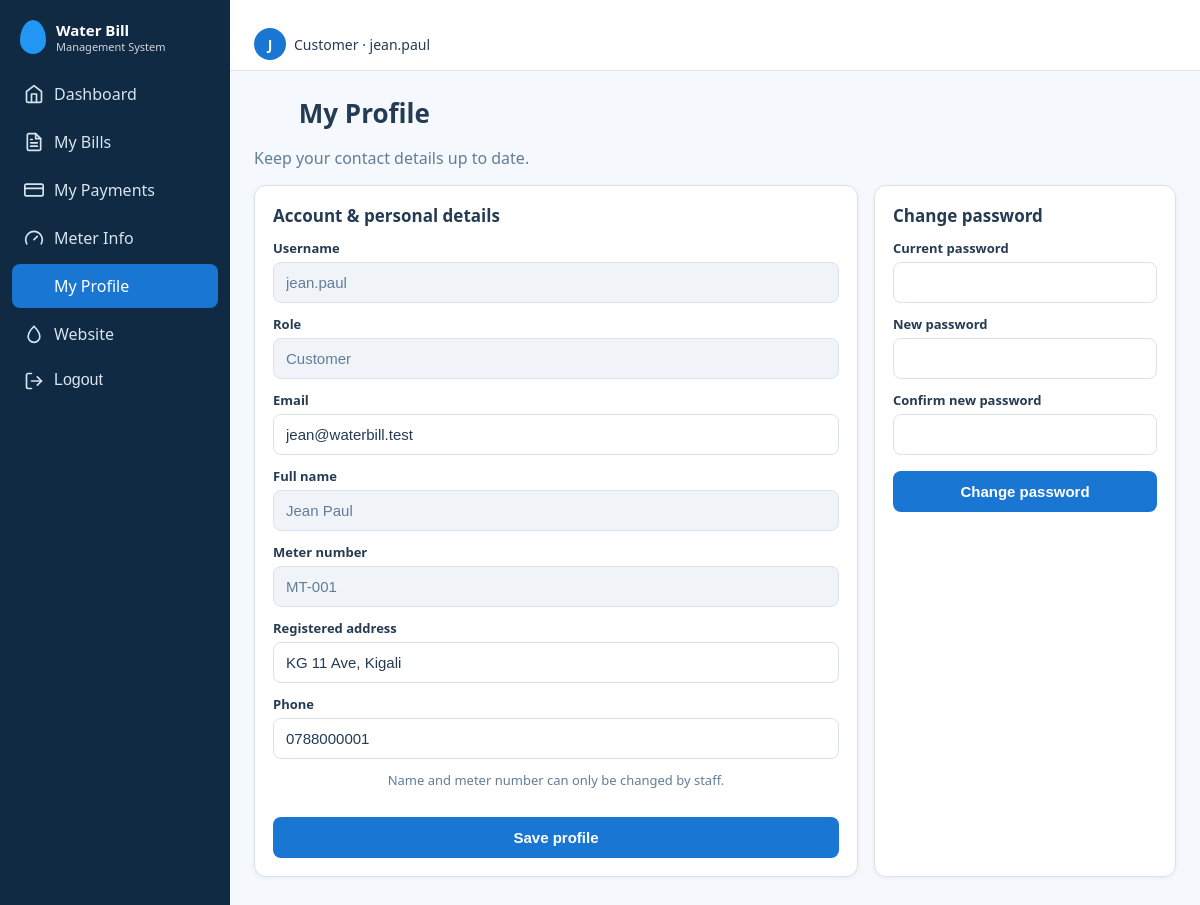
Page /index.php?r=profile (signed in) on the committed database.
### tables this page shows
CREATE TABLE users (
  user_id       INT UNSIGNED NOT NULL AUTO_INCREMENT,
  username      VARCHAR(50)  NOT NULL,
  email         VARCHAR(120) NOT NULL,
  password_hash VARCHAR(255) NOT NULL,
  role          ENUM('admin','staff','customer') NOT NULL DEFAULT 'customer',
  is_active     TINYINT(1) NOT NULL DEFAULT 1,
  created_at    TIMESTAMP NOT NULL DEFAULT CURRENT_TIMESTAMP,
  updated_at    TIMESTAMP NOT NULL DEFAULT CURRENT_TIMESTAMP ON UPDATE CURRENT_TIMESTAMP,
  PRIMARY KEY (user_id),
  UNIQUE KEY uq_users_username (username),
  UNIQUE KEY uq_users_email (email),
  KEY idx_users_role (role)
);

CREATE TABLE customers (
  customer_id INT UNSIGNED NOT NULL AUTO_INCREMENT,
  user_id     INT UNSIGNED NULL,                     
  full_name   VARCHAR(120) NOT NULL,
  meter_no    VARCHAR(30)  NOT NULL,
  address     VARCHAR(255) NOT NULL,
  phone       VARCHAR(25)  NULL,
  is_active   TINYINT(1) NOT NULL DEFAULT 1,         
  created_at  TIMESTAMP NOT NULL DEFAULT CURRENT_TIMESTAMP,
  updated_at  TIMESTAMP NOT NULL DEFAULT CURRENT_TIMESTAMP ON UPDATE CURRENT_TIMESTAMP,
  PRIMARY KEY (customer_id),
  UNIQUE KEY uq_customers_user (user_id),
  UNIQUE KEY uq_customers_meter (meter_no),
  KEY idx_customers_name (full_name)
);

### app/core/Controller.php (called while the page is built, shortened)
<?php
abstract class Controller {
    protected function view(string $__view, array $__data = []): void {
        $__layout = APP_ROOT . '/app/views/layout/' . ($__data['layout'] ?? (user() ? 'app' : 'auth')) . '.php';
        $u = user(); $title = $__data['title'] ?? 'Water Bill';
        extract($__data, EXTR_SKIP);
        require $__layout;
    }
}

### app/controllers/ProfileController.php (called while the page is built, shortened)
<?php
class ProfileController extends Controller {
    function index() { $u = $this->need('admin', 'staff', 'customer'); $this->view('profile/index', ['title' => 'My Profile', 'acct' => User::find($u['id']), 'cust' => $u['role'] === 'customer' ? Customer::byUser($u['id']) : null]); }
}

### public/index.php (called while the page is built, shortened)
<?php
require __DIR__ . '/../app/helpers/core.php';
$r = trim((string)($_GET['r'] ?? (user() ? 'dashboard/index' : 'home/index')), '/');
[$c, $a] = array_pad(explode('/', $r, 2), 2, 'index');
try {
    (new $cls)->$a();
} catch (Throwable $t) { error_log((string)$t); http_response_code(500); (new ErrorController)->failure(); }

### app/models/Setting.php (called while the page is built, shortened)
<?php
class Setting extends Model {
    private static ?array $c = null;
    static function all(): array {
        if (self::$c === null) { try { self::$c = self::q('SELECT setting_key, setting_value FROM site_settings')->fetchAll(PDO::FETCH_KEY_PAIR); } catch (Throwable $e) { self::$c = []; } }
        return self::$c + self::DEFAULTS;
    }
}

### app/config/database.php (called while the page is built)
<?php
function db(): PDO {
    static $pdo = null;
    if ($pdo) return $pdo;
    $f = __DIR__ . '/database.local.php';
    $c = is_file($f) ? require $f : ['host'=>'127.0.0.1','name'=>'water_bill_management','user'=>'root','pass'=>''];
    try {
        $pdo = new PDO("mysql:host={$c['host']};dbname={$c['name']};charset=utf8mb4", $c['user'], $c['pass'], [
            PDO::ATTR_ERRMODE => PDO::ERRMODE_EXCEPTION,
            PDO::ATTR_DEFAULT_FETCH_MODE => PDO::FETCH_ASSOC,
            PDO::ATTR_EMULATE_PREPARES => false,
        ]);
    } catch (PDOException $e) {
        error_log($e->getMessage());
        http_response_code(500);
        exit('Database connection failed. Check app/config/database.php');
    }
    return $pdo;
}

### app/core/Model.php (called while the page is built, shortened)
<?php
abstract class Model {
    public static function q(string $sql, array $p = []): PDOStatement { $s = db()->prepare($sql); $s->execute($p); return $s; }
}

### app/models/User.php (called while the page is built, shortened)
<?php
class User extends Model {
    static function find(int $id): ?array { return self::q('SELECT user_id,username,email,role,is_active FROM users WHERE user_id=?', [$id])->fetch() ?: null; }
}

### app/models/Customer.php (called while the page is built, shortened)
<?php
class Customer extends Model {
    static function byUser(int $uid): ?array { return self::q('SELECT * FROM customers WHERE user_id=?', [$uid])->fetch() ?: null; }
}

### app/views/profile/index.php (the view)
<div class="head"><div><h1><?= icon('user') ?> My Profile</h1><p class="muted">Keep your contact details up to date.</p></div></div>
<div class="grid2"><div class="panel"><h2>Account &amp; personal details</h2><form method="post" action="<?= url('profile/save') ?>" data-validate><?= csrf_field() ?>
<label>Username</label><input value="<?= e($acct['username']) ?>" disabled><label>Role</label><input value="<?= e(ucfirst($acct['role'])) ?>" disabled>
<label for="em">Email</label><input id="em" type="email" name="email" required maxlength="120" value="<?= e($acct['email']) ?>">
<?php if ($cust): ?><label>Full name</label><input value="<?= e($cust['full_name']) ?>" disabled><label>Meter number</label><input value="<?= e($cust['meter_no']) ?>" disabled>
<label for="ad">Registered address</label><input id="ad" name="address" required maxlength="255" value="<?= e($cust['address']) ?>"><label for="ph">Phone</label><input id="ph" name="phone" value="<?= e($cust['phone']) ?>"><p class="muted small">Name and meter number can only be changed by staff.</p><?php endif; ?>
<button class="btn">Save profile</button></form></div>
<div class="panel"><h2>Change password</h2><form method="post" action="<?= url('profile/password') ?>" data-validate><?= csrf_field() ?><label for="p1">Current password</label><input id="p1" type="password" name="current" required autocomplete="current-password">
<label for="p2">New password</label><input id="p2" type="password" name="new" required minlength="8" autocomplete="new-password"><label for="p3">Confirm new password</label><input id="p3" type="password" name="confirm" required minlength="8" autocomplete="new-password"><button class="btn">Change password</button></form></div></div>

### app/views/layout/app.php (shortened to what this page needs)
<?php
$menus = ['admin' => [['dashboard', 'Dashboard', 'home'], ['users', 'Manage Users', 'users'], ['customers', 'Manage Customers', 'users'], ['readings', 'Meter Readings', 'gauge'], ['bills', 'Bills', 'file'], ['payments', 'Payments', 'card'], ['reports', 'Reports', 'chart'], ['messages', 'Messages', 'mail'], ['settings', 'Settings', 'wrench'], ['profile', 'My Profile', 'user']],
  'staff' => [['dashboard', 'Dashboard', 'home'], ['customers', 'Customers', 'users'], ['readings', 'Record Reading', 'gauge'], ['bills', 'Generate Bills', 'file'], ['payments', 'Payment Records', 'card'], ['reports', 'Reports', 'chart'], ['profile', 'My Profile', 'user']],
  'customer' => [['dashboard', 'Dashboard', 'home'], ['bills', 'My Bills', 'file'], ['payments/mine', 'My Payments', 'card'], ['readings/mine', 'Meter Info', 'gauge'], ['profile', 'My Profile', 'user']]];
$cur = (string)($_GET['r'] ?? 'dashboard/index'); [$n1, $n2] = name_lines();
$on = fn(string $r) => $cur === $r || $cur === $r . '/index' || str_starts_with($cur, $r . '/');
?><!DOCTYPE html><html lang="en"><head><meta charset="utf-8"><meta name="viewport" content="width=device-width,initial-scale=1">
<title><?= e($title) ?> · <?= e(site('site_name')) ?></title><link rel="stylesheet" href="assets/css/style.css?v=<?= filemtime(APP_ROOT . '/public/assets/css/style.css') ?>"></head><body>
<aside class="sidebar" id="sidebar"><div class="brand"><?= logo() ?><div><b><?= e($n1) ?></b><?php if ($n2): ?><small><?= e($n2) ?></small><?php endif; ?></div></div>
<nav><?php foreach ($menus[$u['role']] as [$r, $l, $i]): ?><a href="<?= url($r) ?>" class="<?= $on($r) ? 'active' : '' ?>"><?= icon($i) ?><?= e($l) ?></a><?php endforeach; ?>
<a href="<?= url('home/index') ?>"><?= icon('drop') ?>Website</a>
<form method="post" action="<?= url('auth/logout') ?>"><?= csrf_field() ?><button type="submit" class="navbtn"><?= icon('logout') ?>Logout</button></form></nav></aside>
<div class="main"><header class="topbar"><button class="menu-btn" id="menuBtn" aria-label="Open menu">☰</button><div class="who"><span class="avatar"><?= e(strtoupper($u['username'][0])) ?></span><?= e(ucfirst($u['role'])) ?> · <?= e($u['username']) ?></div></header>
<main class="content"><?php if ($__f = flash()): ?><div class="alert <?= e($__f[1]) ?>" role="alert"><?= e($__f[0]) ?></div><?php endif; require $content; ?></main></div><script src="assets/js/app.js"></script></body></html>

### public/assets/css/style.css (style rules this page uses)
:root { --primary:#1976D2;--navy:#102A43;--sec:#2196F3;--light:#EAF4FB;--bg:#F5F8FC;--text:#243B53;--muted:#627D98;--ok:#2EAD68;--warn:#F59E0B;--err:#DC3545;--border:#D9E2EC }
* { box-sizing:border-box }
body { margin:0;font-family:Segoe UI,Roboto,Arial,sans-serif;background:var(--bg);color:var(--text);overflow-x:hidden }
a { color:var(--primary) }
h1 { margin:0 0 4px;font-size:26px }
h2 { font-size:17px;margin:0 0 12px }
.muted { color:var(--muted) }
.sidebar { position:fixed;inset:0 auto 0 0;width:230px;background:var(--navy);color:#fff;padding:16px 12px;z-index:20;transition:transform .2s;overflow-y:auto }
.brand { display:flex;gap:10px;align-items:center;padding:4px 8px 18px }
.brand small { display:block;font-size:11px;opacity:.8 }
.sidebar nav a { display:flex;gap:10px;align-items:center;color:#d6e4f0;text-decoration:none;padding:11px 12px;border-radius:8px;margin-bottom:4px }
.sidebar nav a.active,.sidebar nav a:hover { background:var(--primary);color:#fff }
.main { margin-left:230px;min-height:100vh }
.topbar { background:#fff;border-bottom:1px solid var(--border);padding:10px 24px;display:flex;justify-content:space-between;align-items:center }
.who { display:flex;gap:8px;align-items:center;font-size:14px;margin-left:auto }
.avatar { background:var(--primary);color:#fff;width:32px;height:32px;border-radius:50%;display:grid;place-items:center;font-weight:600 }
.content { padding:24px;max-width:1200px }
.panel { background:#fff;border:1px solid var(--border);border-radius:12px;padding:18px;box-shadow:0 1px 4px rgba(16,42,67,.06);margin-bottom:16px }
.grid2 { display:grid;grid-template-columns:2fr 1fr;gap:16px }
label { display:block;font-size:13px;font-weight:600;margin:12px 0 5px }
input,select { width:100%;padding:11px 12px;border:1px solid var(--border);border-radius:8px;font-size:15px;color:var(--text) }
.btn { background:var(--primary);color:#fff;border:0;border-radius:8px;padding:12px 18px;font-size:15px;font-weight:600;cursor:pointer;width:100%;margin-top:16px }
.head { display:flex;justify-content:space-between;align-items:flex-start;gap:12px;flex-wrap:wrap }
.navbtn { display:flex;gap:10px;width:100%;background:none;border:0;color:#d6e4f0;padding:11px 12px;border-radius:8px;font-size:inherit;cursor:pointer;text-align:left }
html { scroll-behavior:smooth }
.who { list-style:none;padding:0;margin:18px 0 0 }
.small { font-size:13px;text-align:center;margin:12px 0 }
.brand b { font-size:15px;line-height:1.2;display:block }
input:disabled { background:#f0f4f8;color:var(--muted) }

### rows in the picture
users: username "J", role "Customer", username "jean.paul", email "jean@waterbill.test"
customers: full_name "Jean Paul", meter_no "MT-001", address "KG 11 Ave, Kigali", phone "0788000001"

### other values in the picture
$n1 "Water Bill"
$n2 "Management System"
$l "Dashboard"
$l "My Bills"
$l "My Payments"
$l "Meter Info"
$l "My Profile"
